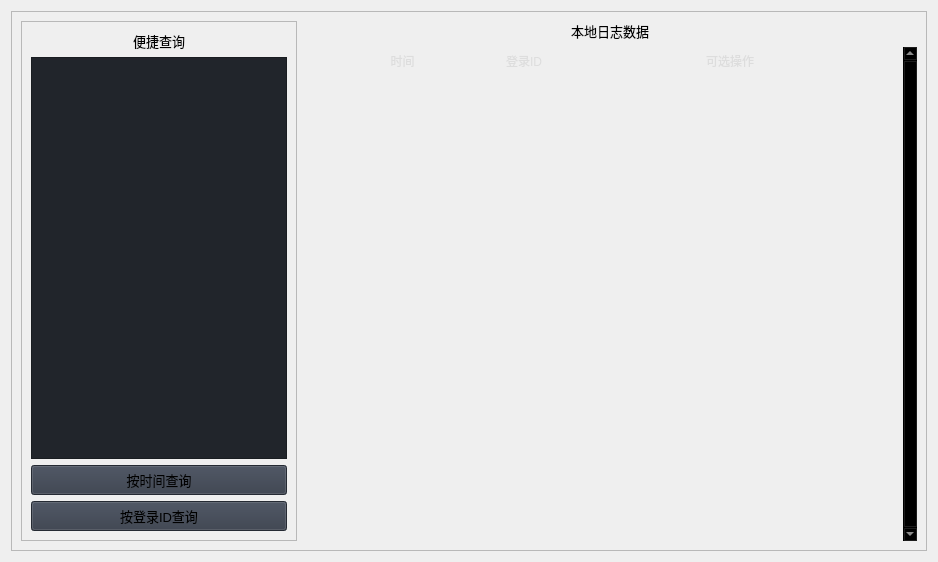
                     <widget class="QWidget" name="new_page">
                      <layout class="QVBoxLayout" name="verticalLayout_20">
                       <item>
                        <widget class="QFrame" name="frame_6">
                         <property name="frameShape">
                          <enum>QFrame::Shape::StyledPanel</enum>
                         </property>
                         <property name="frameShadow">
                          <enum>QFrame::Shadow::Raised</enum>
                         </property>
                         <layout class="QHBoxLayout" name="horizontalLayout_13">
                          <item>
                           <widget class="QFrame" name="frame_9">
                            <property name="maximumSize">
                             <size>
                              <width>300</width>
                              <height>16777215</height>
                             </size>
                            </property>
                            <property name="frameShape">
                             <enum>QFrame::Shape::StyledPanel</enum>
                            </property>
                            <property name="frameShadow">
                             <enum>QFrame::Shadow::Raised</enum>
                            </property>
                            <layout class="QVBoxLayout" name="verticalLayout_34">
                             <item alignment="Qt::AlignmentFlag::AlignHCenter">
                              <widget class="QLabel" name="labelBoxBlenderInstalation_7">
                               <property name="maximumSize">
                                <size>
                                 <width>167</width>
                                 <height>16777215</height>
                                </size>
                               </property>
                               <property name="font">
                                <font>
                                 <family>Segoe UI</family>
                                 <pointsize>10</pointsize>
                                 <italic>false</italic>
                                 <bold>false</bold>
                                </font>
                               </property>
                               <property name="styleSheet">
                                <string notr="true"/>
                               </property>
                               <property name="text">
                                <string>便捷查询</string>
                               </property>
                              </widget>
                             </item>
                             <item>
                              <widget class="QPlainTextEdit" name="plainTextEdit_14">
                               <property name="minimumSize">
                                <size>
                                 <width>100</width>
                                 <height>50</height>
                                </size>
                               </property>
                               <property name="autoFillBackground">
                                <bool>false</bool>
                               </property>
                               <property name="styleSheet">
                                <string notr="true">background-color: rgb(33, 37, 43);</string>
                               </property>
                               <property name="plainText">
                                <string/>
                               </property>
                               <property name="tabStopDistance">
                                <double>78.000000000000000</double>
                               </property>
                               <property name="placeholderText">
                                <string>请在此输入需要查询的时间或登录ID</string>
                               </property>
                              </widget>
                             </item>
                             <item>
                              <widget class="QPushButton" name="pushButton_40">
                               <property name="minimumSize">
                                <size>
                                 <width>150</width>
                                 <height>30</height>
                                </size>
                               </property>
                               <property name="font">
                                <font>
                                 <family>Segoe UI</family>
                                 <pointsize>10</pointsize>
                                 <italic>false</italic>
                                 <bold>false</bold>
                                </font>
                               </property>
                               <property name="cursor">
                                <cursorShape>PointingHandCursor</cursorShape>
                               </property>
                               <property name="styleSheet">
                                <string notr="true">background-color: rgb(52, 59, 72);</string>
                               </property>
                               <property name="text">
                                <string>按时间查询</string>
                               </property>
                               <property name="icon">
                                <iconset theme="QIcon::ThemeIcon::DocumentOpenRecent"/>
                               </property>
                              </widget>
                             </item>
                             <item>
                              <widget class="QPushButton" name="pushButton_41">
                               <property name="minimumSize">
                                <size>
                                 <width>150</width>
                                 <height>30</height>
                                </size>
                               </property>
                               <property name="font">
                                <font>
                                 <family>Segoe UI</family>
                                 <pointsize>10</pointsize>
                                 <italic>false</italic>
                                 <bold>false</bold>
                                </font>
                               </property>
                               <property name="cursor">
                                <cursorShape>PointingHandCursor</cursorShape>
                               </property>
                               <property name="styleSheet">
                                <string notr="true">background-color: rgb(52, 59, 72);</string>
                               </property>
                               <property name="text">
                                <string>按登录ID查询</string>
                               </property>
                               <property name="icon">
                                <iconset theme="QIcon::ThemeIcon::UserAvailable"/>
                               </property>
                              </widget>
                             </item>
                            </layout>
                           </widget>
                          </item>
                          <item>
                           <layout class="QVBoxLayout" name="verticalLayout_31">
                            <item alignment="Qt::AlignmentFlag::AlignHCenter">
                             <widget class="QLabel" name="labelBoxBlenderInstalation_6">
                              <property name="maximumSize">
                               <size>
                                <width>167</width>
                                <height>16777215</height>
                               </size>
                              </property>
                              <property name="font">
                               <font>
                                <family>Segoe UI</family>
                                <pointsize>10</pointsize>
                                <italic>false</italic>
                                <bold>false</bold>
                               </font>
                              </property>
                              <property name="styleSheet">
                               <string notr="true"/>
                              </property>
                              <property name="text">
                               <string>本地日志数据</string>
                              </property>
                             </widget>
                            </item>
                            <item>
                             <widget class="QTableWidget" name="tableWidget_4">
                              <property name="sizePolicy">
                               <sizepolicy hsizetype="Expanding" vsizetype="Expanding">
                                <horstretch>0</horstretch>
                                <verstretch>0</verstretch>
                               </sizepolicy>
                              </property>
                              <property name="palette">
                               <palette>
                                <active>
                                 <colorrole role="WindowText">
                                  <brush brushstyle="SolidPattern">
                                   <color alpha="255">
                                    <red>221</red>
                                    <green>221</green>
                                    <blue>221</blue>
                                   </color>
                                  </brush>
                                 </colorrole>
                                 <colorrole role="Button">
                                  <brush brushstyle="SolidPattern">
                                   <color alpha="0">
                                    <red>0</red>
                                    <green>0</green>
                                    <blue>0</blue>
                                   </color>
                                  </brush>
                                 </colorrole>
                                 <colorrole role="Text">
                                  <brush brushstyle="SolidPattern">
                                   <color alpha="255">
                                    <red>221</red>
                                    <green>221</green>
                                    <blue>221</blue>
                                   </color>
                                  </brush>
                                 </colorrole>
                                 <colorrole role="ButtonText">
                                  <brush brushstyle="SolidPattern">
                                   <color alpha="255">
                                    <red>221</red>
                                    <green>221</green>
                                    <blue>221</blue>
                                   </color>
                                  </brush>
                                 </colorrole>
                                 <colorrole role="Base">
                                  <brush brushstyle="NoBrush">
                                   <color alpha="255">
                                    <red>0</red>
                                    <green>0</green>
                                    <blue>0</blue>
                                   </color>
                                  </brush>
                                 </colorrole>
                                 <colorrole role="Window">
                                  <brush brushstyle="SolidPattern">
                                   <color alpha="0">
                                    <red>0</red>
                                    <green>0</green>
                                    <blue>0</blue>
                                   </color>
                                  </brush>
                                 </colorrole>
                                 <colorrole role="PlaceholderText">
                                  <brush brushstyle="SolidPattern">
                                   <color alpha="128">
                                    <red>221</red>
                                    <green>221</green>
                                    <blue>221</blue>
                                   </color>
                                  </brush>
                                 </colorrole>
                                </active>
                                <inactive>
                                 <colorrole role="WindowText">
                                  <brush brushstyle="SolidPattern">
                                   <color alpha="255">
                                    <red>221</red>
                                    <green>221</green>
                                    <blue>221</blue>
                                   </color>
                                  </brush>
                                 </colorrole>
                                 <colorrole role="Button">
                                  <brush brushstyle="SolidPattern">
                                   <color alpha="0">
                                    <red>0</red>
                                    <green>0</green>
                                    <blue>0</blue>
                                   </color>
                                  </brush>
                                 </colorrole>
                                 <colorrole role="Text">
                                  <brush brushstyle="SolidPattern">
                                   <color alpha="255">
                                    <red>221</red>
                                    <green>221</green>
                                    <blue>221</blue>
                                   </color>
                                  </brush>
                                 </colorrole>
                                 <colorrole role="ButtonText">
                                  <brush brushstyle="SolidPattern">
                                   <color alpha="255">
                                    <red>221</red>
                                    <green>221</green>
                                    <blue>221</blue>
                                   </color>
                                  </brush>
                                 </colorrole>
                                 <colorrole role="Base">
                                  <brush brushstyle="NoBrush">
                                   <color alpha="255">
                                    <red>0</red>
                                    <green>0</green>
                                    <blue>0</blue>
                                   </color>
                                  </brush>
                                 </colorrole>
                                 <colorrole role="Window">
                                  <brush brushstyle="SolidPattern">
                                   <color alpha="0">
                                    <red>0</red>
                                    <green>0</green>
                                    <blue>0</blue>
                                   </color>
                                  </brush>
                                 </colorrole>
                                 <colorrole role="PlaceholderText">
                                  <brush brushstyle="SolidPattern">
                                   <color alpha="128">
                                    <red>221</red>
                                    <green>221</green>
                                    <blue>221</blue>
                                   </color>
                                  </brush>
                                 </colorrole>
                                </inactive>
                                <disabled>
                                 <colorrole role="WindowText">
                                  <brush brushstyle="SolidPattern">
                                   <color alpha="255">
                                    <red>221</red>
                                    <green>221</green>
                                    <blue>221</blue>
                                   </color>
                                  </brush>
                                 </colorrole>
                                 <colorrole role="Button">
                                  <brush brushstyle="SolidPattern">
                                   <color alpha="0">
                                    <red>0</red>
                                    <green>0</green>
                                    <blue>0</blue>
                                   </color>
                                  </brush>
                                 </colorrole>
                                 <colorrole role="Text">
                                  <brush brushstyle="SolidPattern">
                                   <color alpha="255">
                                    <red>221</red>
                                    <green>221</green>
                                    <blue>221</blue>
                                   </color>
                                  </brush>
                                 </colorrole>
                                 <colorrole role="ButtonText">
                                  <brush brushstyle="SolidPattern">
                                   <color alpha="255">
                                    <red>221</red>
                                    <green>221</green>
                                    <blue>221</blue>
                                   </color>
                                  </brush>
                                 </colorrole>
                                 <colorrole role="Base">
                                  <brush brushstyle="NoBrush">
                                   <color alpha="255">
                                    <red>0</red>
                                    <green>0</green>
                                    <blue>0</blue>
                                   </color>
                                  </brush>
                                 </colorrole>
                                 <colorrole role="Window">
                                  <brush brushstyle="SolidPattern">
                                   <color alpha="0">
                                    <red>0</red>
                                    <green>0</green>
                                    <blue>0</blue>
                                   </color>
                                  </brush>
                                 </colorrole>
                                 <colorrole role="PlaceholderText">
                                  <brush brushstyle="SolidPattern">
                                   <color alpha="128">
                                    <red>221</red>
                                    <green>221</green>
                                    <blue>221</blue>
                                   </color>
                                  </brush>
                                 </colorrole>
                                </disabled>
                               </palette>
                              </property>
                              <property name="frameShape">
                               <enum>QFrame::Shape::NoFrame</enum>
                              </property>
                              <property name="verticalScrollBarPolicy">
                               <enum>Qt::ScrollBarPolicy::ScrollBarAlwaysOn</enum>
                              </property>
                              <property name="sizeAdjustPolicy">
                               <enum>QAbstractScrollArea::SizeAdjustPolicy::AdjustToContents</enum>
                              </property>
                              <property name="editTriggers">
                               <set>QAbstractItemView::EditTrigger::NoEditTriggers</set>
                              </property>
                              <property name="selectionMode">
                               <enum>QAbstractItemView::SelectionMode::SingleSelection</enum>
                              </property>
                              <property name="selectionBehavior">
                               <enum>QAbstractItemView::SelectionBehavior::SelectRows</enum>
                              </property>
                              <property name="showGrid">
                               <bool>true</bool>
                              </property>
                              <property name="gridStyle">
                               <enum>Qt::PenStyle::SolidLine</enum>
                              </property>
                              <property name="sortingEnabled">
                               <bool>false</bool>
                              </property>
                              <attribute name="horizontalHeaderVisible">
                               <bool>false</bool>
                              </attribute>
                              <attribute name="horizontalHeaderCascadingSectionResizes">
                               <bool>true</bool>
                              </attribute>
                              <attribute name="horizontalHeaderDefaultSectionSize">
                               <number>200</number>
                              </attribute>
                              <attribute name="horizontalHeaderStretchLastSection">
                               <bool>true</bool>
                              </attribute>
                              <attribute name="verticalHeaderVisible">
                               <bool>false</bool>
                              </attribute>
                              <attribute name="verticalHeaderCascadingSectionResizes">
                               <bool>false</bool>
                              </attribute>
                              <attribute name="verticalHeaderHighlightSections">
                               <bool>false</bool>
                              </attribute>
                              <attribute name="verticalHeaderStretchLastSection">
                               <bool>true</bool>
                              </attribute>
                              <row>
                               <property name="text">
                                <string>New Row</string>
                               </property>
                               <property name="font">
                                <font>
                                 <family>Segoe UI</family>
                                </font>
                               </property>
                              </row>
                              <row>
                               <property name="text">
                                <string>New Row</string>
                               </property>
                              </row>
                              <row>
                               <property name="text">
                                <string>New Row</string>
                               </property>
                              </row>
                              <row>
                               <property name="text">
                                <string>New Row</string>
                               </property>
                              </row>
                              <row>
                               <property name="text">
                                <string>New Row</string>
                               </property>
                              </row>
                              <row>
                               <property name="text">
                                <string>New Row</string>
                               </property>
                              </row>
                              <row>
                               <property name="text">
                                <string>New Row</string>
                               </property>
                              </row>
                              <row>
                               <property name="text">
                                <string>New Row</string>
                               </property>
                              </row>
                              <row>
                               <property name="text">
                                <string>New Row</string>
                               </property>
                              </row>
                              <row>
                               <property name="text">
                                <string>New Row</string>
                               </property>
                              </row>
                              <row>
                               <property name="text">
                                <string>New Row</string>
                               </property>
                              </row>
                              <row>
                               <property name="text">
                                <string>New Row</string>
                               </property>
                              </row>
                              <row>
                               <property name="text">
                                <string>New Row</string>
                               </property>
                              </row>
                              <row>
                               <property name="text">
                                <string>New Row</string>
                               </property>
                              </row>
                              <row>
                               <property name="text">
                                <string>New Row</string>
                               </property>
                              </row>
                              <row>
                               <property name="text">
                                <string>New Row</string>
                               </property>
                              </row>
                              <column>
                               <property name="text">
                                <string>0</string>
                               </property>
                              </column>
                              <column>
                               <property name="text">
                                <string>新建列</string>
                               </property>
                              </column>
                              <column>
                               <property name="text">
                                <string>2</string>
                               </property>
                              </column>
                              <item row="0" column="0">
                               <property name="text">
                                <string>时间</string>
                               </property>
                               <property name="textAlignment">
                                <set>AlignCenter</set>
                               </property>
                              </item>
                              <item row="0" column="1">
                               <property name="text">
                                <string>登录ID</string>
                               </property>
                              </item>
                              <item row="0" column="2">
                               <property name="text">
                                <string>可选操作</string>
                               </property>
                              </item>
                             </widget>
                            </item>
                           </layout>
                          </item>
                         </layout>
                        </widget>
                       </item>
                      </layout>
                     </widget>
